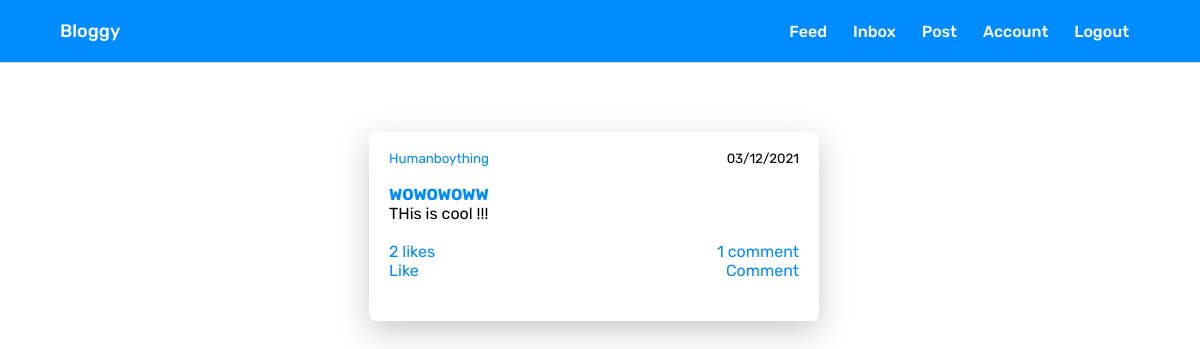
/post/14 (signed in), run on the app's committed database.
### main.py (models this page shows, shortened)
class User(db.Model, UserMixin):
    id = db.Column(db.Integer, primary_key=True)
    username = db.Column(db.String(15), unique=True)
    email = db.Column(db.String(50), unique=True)
    password = db.Column(db.String(80))
    profile_pic = db.Column(
        db.String(40), nullable=False, default='default.jpg')
    posts = db.relationship('Post', backref='author', lazy='dynamic')
    commenter = db.relationship('Comment', backref='commenter', lazy='dynamic')
    access_token = db.Column(db.String(180))
    liker = db.relationship('Like', backref='liker', lazy='dynamic')
    followed = db.relationship(
        'Follower', backref='followed', foreign_keys='Follower.followed_id', lazy='dynamic')
    follower = db.relationship(
        'Follower', backref='follower', foreign_keys='Follower.follower_id', lazy='dynamic')
    sender = db.relationship('Message', backref='sender',
                             foreign_keys='Message.sender_id', lazy='dynamic')
    receiver = db.relationship('Message', backref='receiver',
                               foreign_keys='Message.receiver_id', lazy='dynamic')
    bio_content = db.Column(db.String(1000))
    verified = db.Column(db.Boolean(), default=False)
    def has_liked_post(self, post):
        return Like.query.filter(
            Like.liker_id == self.id,
            Like.liked_id == post.id).count() > 0

class Post(db.Model, UserMixin):
    id = db.Column(db.Integer, primary_key=True)
    post_title = db.Column(db.String(100), nullable=False)
    post_content = db.Column(db.String(1000), nullable=False)
    post_date = db.Column(db.DateTime, nullable=False, default=datetime.utcnow)
    user_id = db.Column(db.Integer, db.ForeignKey('user.id'), nullable=False)
    commented = db.relationship('Comment', backref='commented', lazy='dynamic')
    likes = db.relationship('Like', backref='liked', lazy='dynamic')

### main.py (the view)
@app.route("/post/<int:post_id>")
@login_required
def post(post_id):
    if current_user.username == 'admin' and current_user.email == 'arpanneupane19@gmail.com':
        session['logged_in'] = True
        return redirect('/admin')
    post = Post.query.get_or_404(post_id)
    return render_template('postid.html', title=post.post_title, post=post)

### main.py (called while the page is built)
@login_manager.user_loader
def load_user(user_id):
    return User.query.get(int(user_id))

@app.before_request
def make_session_permanent():
    session.permanent = True

### templates/postid.html (shortened to what this page needs)
{% extends "base.html" %} {% block title %}{% endblock %} {% block content %}
<link rel="stylesheet" href="{{url_for('static', filename='dashboard.css')}}" />
<div class="container">
    <br />
    <br />
    <div class="specific-post">
        <div class="post">
            <div class="post-info">
                <small><a href="{{url_for('user', username=post.author.username)}}">{{post.author.username}}</a></small>
                <small>{{post.post_date.strftime('%m/%d/%Y') }}</small>
            </div>
            <br />
            <article class="post-title-content">
                <h4>
                    <a href="{{url_for('post', post_id=post.id)}}">{{post.post_title}}</a>
                </h4>
                <p>{{post.post_content}}</p>
            </article>
            <br />
            <div class="post-actions">
                <div class="post-stats-info">
                    {% if post.likes.count() == 1 %}
                    <p>
                        <a href="{{url_for('view_likes', post_id=post.id)}}">{{post.likes.count()}} like</a>
                    </p>
                    {% else %}
                    <p>
                        <a href="{{url_for('view_likes', post_id=post.id)}}">{{post.likes.count()}} likes</a>
                    </p>
                    {% endif %} {% if post.commented.count() == 1 %}
                    <p>
                        <a href="{{url_for('view_comments', post_id=post.id)}}">{{post.commented.count()}} comment</a>
                    </p>
                    {% else %}
                    <p>
                        <a href="{{url_for('view_comments', post_id=post.id)}}">{{post.commented.count()}} comments</a>
                    </p>
                    {% endif %}
                </div>
            </div>
            <div class="actions">
                {% if current_user.has_liked_post(post) %}
                <p>
                    <a href="{{url_for('like_post', action='unlike', post_id=post.id)}}">Unlike</a>
                </p>
                {% else %}
                <p>
                    <a href="{{url_for('like_post', action='like', post_id=post.id)}}">Like</a>
                </p>
                {% endif %}
                <p>
                    <a href="{{url_for('comment_on_post', post_id=post.id)}}">Comment</a>
                </p>
            </div>
        </div>
    </div>
    <br />
</div>
{% endblock %}

### static/base.css (style rules this page uses)
* { box-sizing: border-box; margin: 0; padding: 0; font-family: "Rubik", sans-serif; }
a { text-decoration: none; color: rgb(0, 140, 255); }

### static/dashboard.css (style rules this page uses)
.container { margin-top: 30px; margin-left: 100px; margin-right: 100px; display: flex; flex-direction: column; }
.post { display: flex; flex-direction: column; padding: 20px; background: #ffffff; border-radius: 7px; box-shadow: 0px 10px 30px rgba(48, 48, 48, 0.25); width: 45%; height: 190px; max-height: 190px; overflow-y: auto; margin-right: 12px; margin-bottom: 20px; }
.specific-post { display: flex; flex-direction: column; justify-content: center; align-items: center; }
.post-info { display: flex; justify-content: space-between; }
.post-info a { color: rgb(0, 140, 255); }
.post-stats-info { display: flex; justify-content: space-between; }
.post-stats-info a { color: rgb(0, 140, 255); }
.post-stats-info p { color: rgb(0, 140, 255); cursor: pointer; }
.post-title-content a { color: rgb(0, 140, 255); }
.actions { display: flex; justify-content: space-between; }
.actions a { color: rgb(0, 140, 255); }

### data on the page
User: author.username "Humanboything"
Post: post_date "03/12/2021", post_title "WOWOWOWW", post_content "THis is cool !!!"

### other printed values
{{ post.likes.count() }} "2"
{{ post.commented.count() }} "1"
